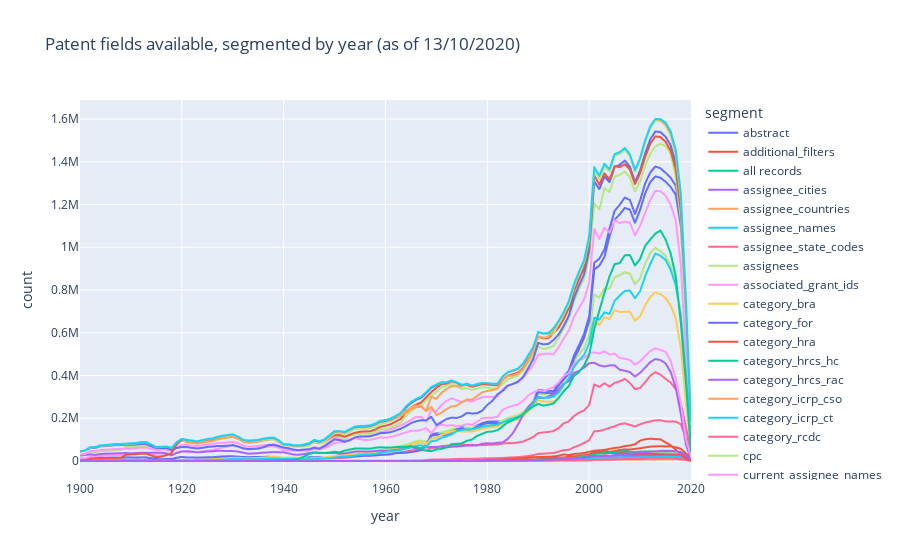

Notebook source saved alongside this figure:
### Markdown cell above
### Creating a line chart 


A few things to remember: 

* There are a lot of overlapping lines, as many fields appear frequently; hence it's useful to click on the right panel to hide/reveal specific segments.  
* We set a start year to avoid having a long tail of (very few) patents published a long time ago.

### Code cell
start_year = 1900

# need to sort otherwise the chart is messed up!
temp = seed.query(f"year >= {start_year}").sort_values(["segment", "year"]) 
# 
fig = px.line(temp, x="year", y="count", color="segment",
               title=f"Patent fields available, segmented by year (as of {today})")
plot(fig, filename = 'patents-fields-by-year-count.html', auto_open=False)
fig.show()
